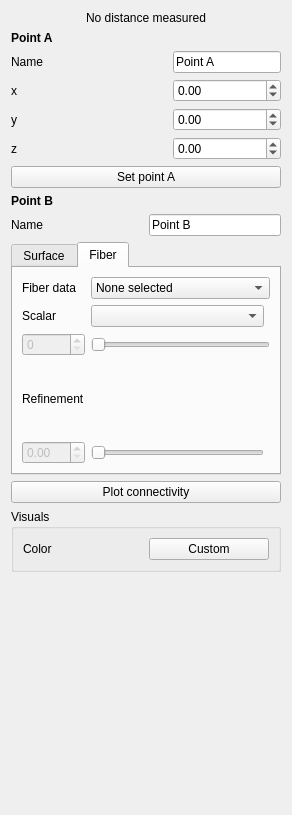
<?xml version="1.0" encoding="UTF-8"?>
<ui version="4.0">
 <class>DistanceMeasuresForm</class>
 <widget class="QWidget" name="DistanceMeasuresForm">
  <property name="geometry">
   <rect>
    <x>0</x>
    <y>0</y>
    <width>292</width>
    <height>815</height>
   </rect>
  </property>
  <property name="acceptDrops">
   <bool>true</bool>
  </property>
  <property name="windowTitle">
   <string>Form</string>
  </property>
  <layout class="QVBoxLayout" name="verticalLayout">
   <item>
    <widget class="QLabel" name="measuredDistanceLabel">
     <property name="text">
      <string>No distance measured</string>
     </property>
     <property name="alignment">
      <set>Qt::AlignCenter</set>
     </property>
    </widget>
   </item>
   <item>
    <widget class="QLabel" name="label_25">
     <property name="font">
      <font>
       <weight>75</weight>
       <bold>true</bold>
      </font>
     </property>
     <property name="text">
      <string>Point A</string>
     </property>
    </widget>
   </item>
   <item>
    <layout class="QGridLayout" name="gridLayout_8">
     <item row="3" column="0" colspan="3">
      <widget class="QLabel" name="label_16">
       <property name="text">
        <string>z</string>
       </property>
      </widget>
     </item>
     <item row="0" column="3">
      <widget class="QLineEdit" name="lineEditNamePointA">
       <property name="sizePolicy">
        <sizepolicy hsizetype="Minimum" vsizetype="Fixed">
         <horstretch>0</horstretch>
         <verstretch>0</verstretch>
        </sizepolicy>
       </property>
       <property name="text">
        <string>Point A</string>
       </property>
      </widget>
     </item>
     <item row="1" column="0" colspan="3">
      <widget class="QLabel" name="label_14">
       <property name="text">
        <string>x</string>
       </property>
      </widget>
     </item>
     <item row="1" column="3">
      <widget class="QDoubleSpinBox" name="inputXPointA">
       <property name="sizePolicy">
        <sizepolicy hsizetype="Minimum" vsizetype="Fixed">
         <horstretch>0</horstretch>
         <verstretch>0</verstretch>
        </sizepolicy>
       </property>
       <property name="decimals">
        <number>2</number>
       </property>
       <property name="minimum">
        <double>-999.000000000000000</double>
       </property>
       <property name="maximum">
        <double>999.000000000000000</double>
       </property>
       <property name="singleStep">
        <double>0.100000000000000</double>
       </property>
      </widget>
     </item>
     <item row="2" column="0" colspan="3">
      <widget class="QLabel" name="label_15">
       <property name="text">
        <string>y</string>
       </property>
      </widget>
     </item>
     <item row="2" column="3">
      <widget class="QDoubleSpinBox" name="inputYPointA">
       <property name="decimals">
        <number>2</number>
       </property>
       <property name="minimum">
        <double>-999.000000000000000</double>
       </property>
       <property name="maximum">
        <double>999.000000000000000</double>
       </property>
       <property name="singleStep">
        <double>0.100000000000000</double>
       </property>
      </widget>
     </item>
     <item row="3" column="3">
      <widget class="QDoubleSpinBox" name="inputZPointA">
       <property name="decimals">
        <number>2</number>
       </property>
       <property name="minimum">
        <double>-999.000000000000000</double>
       </property>
       <property name="maximum">
        <double>999.000000000000000</double>
       </property>
       <property name="singleStep">
        <double>0.100000000000000</double>
       </property>
      </widget>
     </item>
     <item row="0" column="0" colspan="3">
      <widget class="QLabel" name="label_20">
       <property name="text">
        <string>Name</string>
       </property>
      </widget>
     </item>
    </layout>
   </item>
   <item>
    <widget class="QPushButton" name="buttonSetPointA">
     <property name="text">
      <string>Set point A</string>
     </property>
    </widget>
   </item>
   <item>
    <widget class="QLabel" name="label_17">
     <property name="font">
      <font>
       <weight>75</weight>
       <bold>true</bold>
      </font>
     </property>
     <property name="text">
      <string>Point B</string>
     </property>
    </widget>
   </item>
   <item>
    <layout class="QGridLayout" name="gridLayout_14">
     <item row="0" column="1">
      <widget class="QLineEdit" name="lineEditNamePointB">
       <property name="sizePolicy">
        <sizepolicy hsizetype="Minimum" vsizetype="Fixed">
         <horstretch>0</horstretch>
         <verstretch>0</verstretch>
        </sizepolicy>
       </property>
       <property name="text">
        <string>Point B</string>
       </property>
      </widget>
     </item>
     <item row="0" column="0">
      <widget class="QLabel" name="label_21">
       <property name="text">
        <string>Name</string>
       </property>
      </widget>
     </item>
    </layout>
   </item>
   <item>
    <widget class="QTabWidget" name="tabWidget_2">
     <property name="currentIndex">
      <number>1</number>
     </property>
     <widget class="QWidget" name="tab">
      <attribute name="title">
       <string>Surface</string>
      </attribute>
      <layout class="QGridLayout" name="gridLayout_3">
       <item row="3" column="0" colspan="2">
        <layout class="QHBoxLayout" name="horizontalLayout_14">
         <item>
          <widget class="QLabel" name="label_24">
           <property name="text">
            <string>z</string>
           </property>
          </widget>
         </item>
         <item>
          <widget class="QDoubleSpinBox" name="inputZPointB">
           <property name="decimals">
            <number>2</number>
           </property>
           <property name="minimum">
            <double>-999.000000000000000</double>
           </property>
           <property name="maximum">
            <double>999.000000000000000</double>
           </property>
           <property name="singleStep">
            <double>0.100000000000000</double>
           </property>
          </widget>
         </item>
        </layout>
       </item>
       <item row="0" column="0" colspan="2">
        <widget class="QPushButton" name="buttonSetPointB">
         <property name="text">
          <string>Set point B</string>
         </property>
        </widget>
       </item>
       <item row="1" column="0" colspan="2">
        <layout class="QHBoxLayout" name="horizontalLayout_12">
         <item>
          <widget class="QLabel" name="label_22">
           <property name="text">
            <string>x</string>
           </property>
          </widget>
         </item>
         <item>
          <widget class="QDoubleSpinBox" name="inputXPointB">
           <property name="decimals">
            <number>2</number>
           </property>
           <property name="minimum">
            <double>-999.000000000000000</double>
           </property>
           <property name="maximum">
            <double>999.000000000000000</double>
           </property>
           <property name="singleStep">
            <double>0.100000000000000</double>
           </property>
          </widget>
         </item>
        </layout>
       </item>
       <item row="2" column="0" colspan="2">
        <layout class="QHBoxLayout" name="horizontalLayout_13">
         <item>
          <widget class="QLabel" name="label_23">
           <property name="text">
            <string>y</string>
           </property>
          </widget>
         </item>
         <item>
          <widget class="QDoubleSpinBox" name="inputYPointB">
           <property name="decimals">
            <number>2</number>
           </property>
           <property name="minimum">
            <double>-999.000000000000000</double>
           </property>
           <property name="maximum">
            <double>999.000000000000000</double>
           </property>
           <property name="singleStep">
            <double>0.100000000000000</double>
           </property>
          </widget>
         </item>
        </layout>
       </item>
      </layout>
     </widget>
     <widget class="QWidget" name="tab_2">
      <attribute name="title">
       <string>Fiber</string>
      </attribute>
      <layout class="QGridLayout" name="gridLayout_7">
       <item row="0" column="0">
        <widget class="QLabel" name="label_18">
         <property name="text">
          <string>Fiber data</string>
         </property>
        </widget>
       </item>
       <item row="0" column="1" colspan="2">
        <widget class="QComboBox" name="comboBoxFiberData">
         <item>
          <property name="text">
           <string>None selected</string>
          </property>
         </item>
        </widget>
       </item>
       <item row="2" column="0">
        <widget class="QSpinBox" name="spinFiberChoice">
         <property name="enabled">
          <bool>false</bool>
         </property>
        </widget>
       </item>
       <item row="2" column="1" colspan="2">
        <widget class="QSlider" name="sliderFiberChoice">
         <property name="orientation">
          <enum>Qt::Horizontal</enum>
         </property>
        </widget>
       </item>
       <item row="3" column="0">
        <widget class="QLabel" name="label_26">
         <property name="text">
          <string>Refinement</string>
         </property>
        </widget>
       </item>
       <item row="4" column="1">
        <widget class="QSlider" name="sliderFiberRefinement">
         <property name="enabled">
          <bool>false</bool>
         </property>
         <property name="orientation">
          <enum>Qt::Horizontal</enum>
         </property>
        </widget>
       </item>
       <item row="4" column="0">
        <widget class="QDoubleSpinBox" name="spinFiberRefinement">
         <property name="enabled">
          <bool>false</bool>
         </property>
         <property name="singleStep">
          <double>0.100000000000000</double>
         </property>
        </widget>
       </item>
       <item row="1" column="1">
        <widget class="QComboBox" name="comboBoxScalar"/>
       </item>
       <item row="1" column="0">
        <widget class="QLabel" name="label">
         <property name="text">
          <string>Scalar</string>
         </property>
        </widget>
       </item>
      </layout>
     </widget>
    </widget>
   </item>
   <item>
    <widget class="QPushButton" name="buttonPlotConnectivity">
     <property name="text">
      <string>Plot connectivity</string>
     </property>
    </widget>
   </item>
   <item>
    <widget class="QGroupBox" name="groupBox_3">
     <property name="enabled">
      <bool>true</bool>
     </property>
     <property name="sizePolicy">
      <sizepolicy hsizetype="Preferred" vsizetype="Preferred">
       <horstretch>0</horstretch>
       <verstretch>0</verstretch>
      </sizepolicy>
     </property>
     <property name="title">
      <string>Visuals</string>
     </property>
     <layout class="QVBoxLayout" name="verticalLayout_6">
      <item>
       <layout class="QHBoxLayout" name="horizontalLayout_16">
        <item>
         <widget class="QLabel" name="label_19">
          <property name="text">
           <string>Color</string>
          </property>
         </widget>
        </item>
        <item>
         <widget class="QPushButton" name="buttonSetLineColor">
          <property name="text">
           <string>Custom</string>
          </property>
         </widget>
        </item>
       </layout>
      </item>
     </layout>
    </widget>
   </item>
   <item>
    <spacer name="verticalSpacer_4">
     <property name="orientation">
      <enum>Qt::Vertical</enum>
     </property>
     <property name="sizeHint" stdset="0">
      <size>
       <width>225</width>
       <height>205</height>
      </size>
     </property>
    </spacer>
   </item>
  </layout>
 </widget>
 <resources/>
 <connections/>
</ui>
